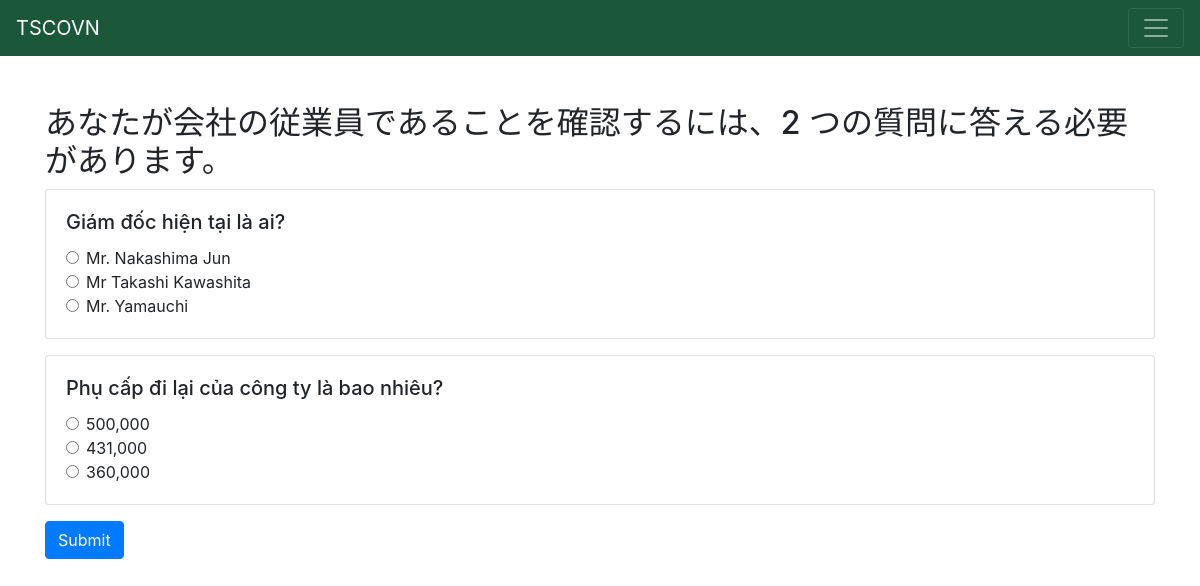
Screenshot of /cauhoi.php?lang=jp with the database file from the repository.
### tables this page shows
CREATE TABLE `questions` (
  `ID` int(11) NOT NULL AUTO_INCREMENT,
  `QuestionText` text DEFAULT NULL,
  `AnswerA` varchar(50) DEFAULT NULL,
  `AnswerB` varchar(50) DEFAULT NULL,
  `AnswerC` varchar(50) DEFAULT NULL,
  `CorrectAnswer` varchar(50) DEFAULT NULL,
  PRIMARY KEY (`ID`)
);

### cauhoi.php (the view, shortened to what this page needs)
<?php
$servername = "localhost";
$username = "root";
$password = "";
$dbname = "feedback_db";
if (isset($_GET["lang"]))
    $lang = $_GET["lang"];
else {
    if (isset($_SESSION["tsco_lang"]))
        $lang = $_SESSION["tsco_lang"];
    else
        $lang = 'vi';
}
if ($lang == 'vi') {
    $title = 'Bạn phải trả lời 2 câu hỏi để xác nhận là nhân viên của công ty.';
    $ngonNgu = "Ngôn Ngữ";
    $wait = "Bạn đã trả lời sai, vui lòng đợi 5 phút trước khi thử lại.";
    $timeRemaining = "Thời gian còn lại:";
} else if ($lang == 'en') {
    $title = 'You must answer 2 questions to confirm that you are an employee of the company.';
    $ngonNgu = "Language";
    $wait = "You must wait before trying again.";
    $timeRemaining = "Time remaining:";
} else {
    $title = 'あなたが会社の従業員であることを確認するには、2 つの質問に答える必要があります。';
}
$conn = new mysqli($servername, $username, $password, $dbname);
function fetch_questions($conn)
{
    $sql = "SELECT id, QuestionText, AnswerA, AnswerB, AnswerC, CorrectAnswer FROM questions ORDER BY RAND() LIMIT 2";
    return $conn->query($sql);
}
if (!isset($_SESSION['wait_time']) || time() >= $_SESSION['wait_time']) {
    $result = fetch_questions($conn);
?>
    <!DOCTYPE html>
    <html lang="en">
    <head>
        <link href="./css/bootstrap.min.css" rel="stylesheet">
    </head>
    <body>
        <nav class="navbar navbar-dark bg-tscovn">
            <a class="navbar-brand" href="#">TSCOVN</a>
            <button class="navbar-toggler" type="button" data-toggle="collapse" data-target="#navbarSupportedContent" aria-controls="navbarSupportedContent" aria-expanded="false" aria-label="Toggle navigation">
                <span class="navbar-toggler-icon"></span>
            </button>
        </nav>
        <div class="container mt-5">
            <h2><?= $title ?></h2>
            <form method="post" action="">
                <?php
                if ($result->num_rows > 0) {
                    while ($row = $result->fetch_assoc()) {
                        echo '
                <div class="card mb-3">
                    <div class="card-body">
                        <h5 class="card-title">' . $row["QuestionText"] . '</h5>
                        <div class="form-check">
                            <input class="form-check-input" type="radio" name="answers[' . $row["id"] . ']" id="answerA' . $row["id"] . '" value="A">
                            <label class="form-check-label" for="answerA' . $row["id"] . '">
                                ' . $row["AnswerA"] . '
                            </label>
                        </div>
                        <div class="form-check">
                            <input class="form-check-input" type="radio" name="answers[' . $row["id"] . ']" id="answerB' . $row["id"] . '" value="B">
                            <label class="form-check-label" for="answerB' . $row["id"] . '">
                                ' . $row["AnswerB"] . '
                            </label>
                        </div>
                        <div class="form-check">
                            <input class="form-check-input" type="radio" name="answers[' . $row["id"] . ']" id="answerC' . $row["id"] . '" value="C">
                            <label class="form-check-label" for="answerC' . $row["id"] . '">
                                ' . $row["AnswerC"] . '
                            </label>
                        </div>
                    </div>
                </div>
                ';
                    }
                    echo '<button type="submit" class="btn btn-primary">Submit</button>';
                } else {
                    echo "0 results";
                }
                ?>
            </form>
        </div>
    </body>
    </html>
<?php
}
?>

### rows the page displays
questions: QuestionText "Giám đốc hiện tại là ai?", AnswerA "Mr. Nakashima Jun", AnswerB "Mr Takashi Kawashita", AnswerC "Mr. Yamauchi"
questions: QuestionText "Phụ cấp đi lại của công ty là bao nhiêu?", AnswerA "500,000", AnswerB "431,000", AnswerC "360,000"

### other values shown
$title "あなたが会社の従業員であることを確認するには、2 つの質問に答える必要があります。"
